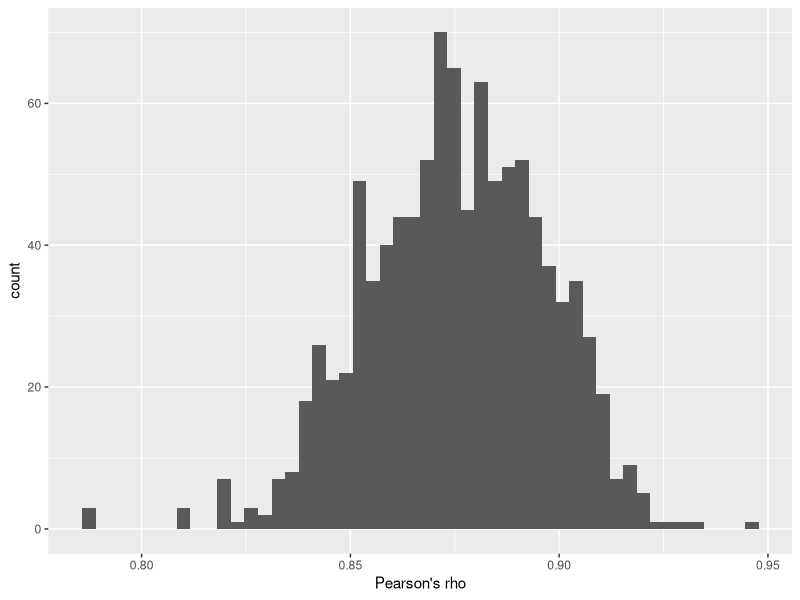
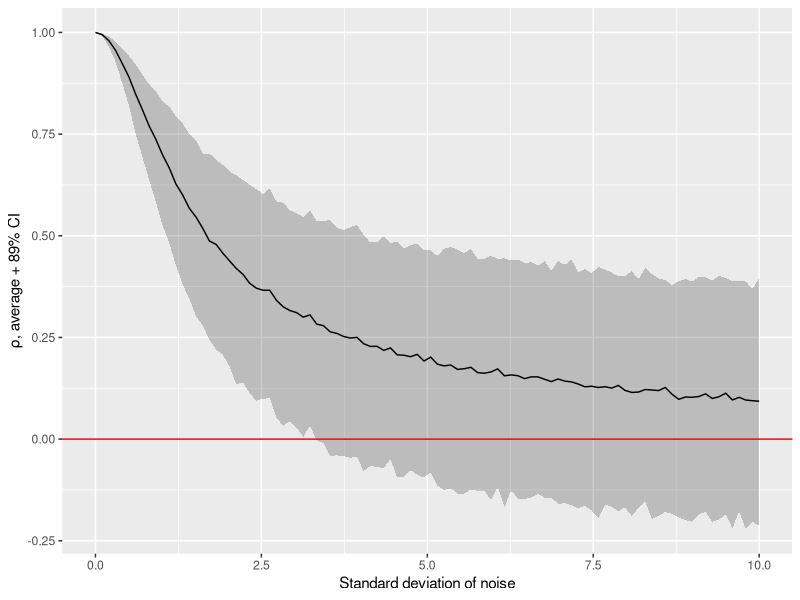
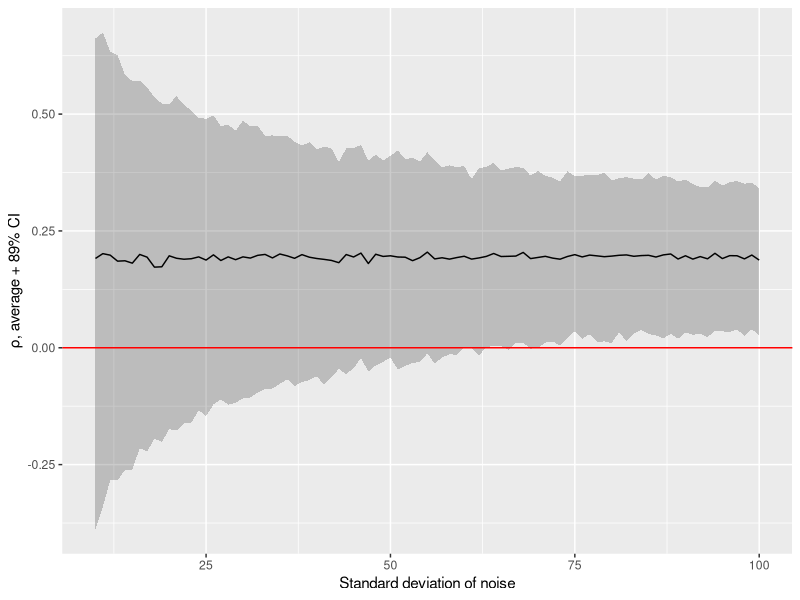
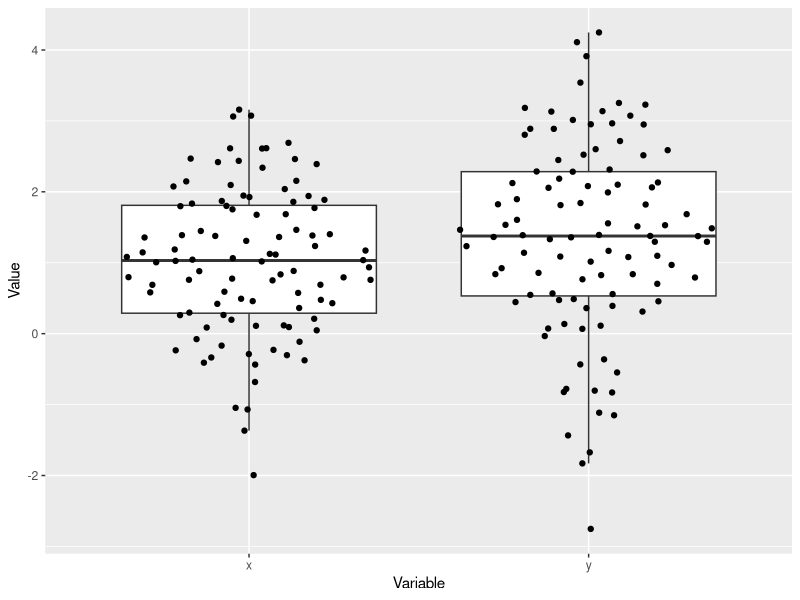
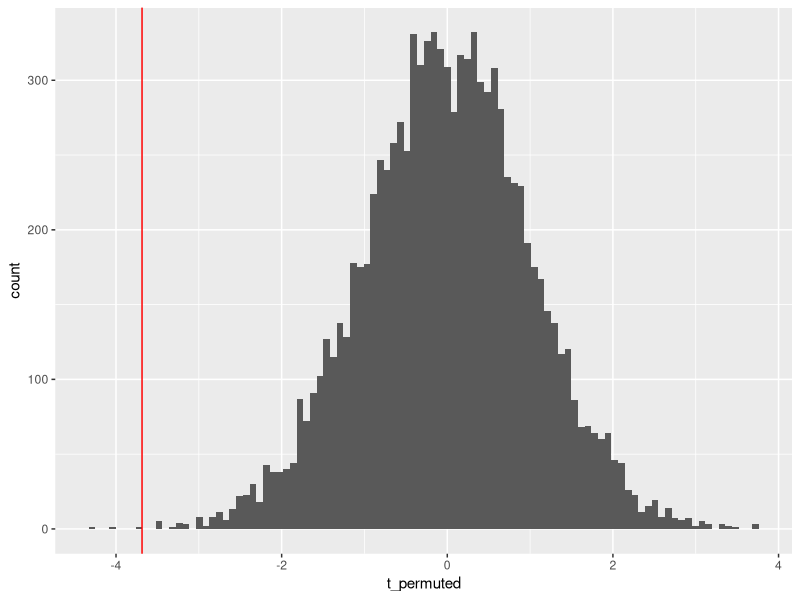

Here is the R script that generated these plots, in order: (Note: this script raises an error after producing the figures.)
## ---- chunk 1
library(glue)
library(tidyverse)
## ---- chunk 2
df <- 
  tibble(x = rnorm(100)) %>%
  mutate(y = rnorm(n(), x, 0.5))
cor(df$x, df$y, method="pearson")
## ---- chunk 3
cor_result <- cor.test(df$x, df$y, method="pearson")
cor_result
## ---- chunk 4
cor_result$p.value
## ---- chunk 5
library(BayesFactor)
correlationBF(df$x, df$y)
cor_bf <- correlationBF(df$x, df$y, posterior = TRUE, iterations=1000)
ggplot(data=NULL, aes(x=c(cor_bf[, "rho"]))) + 
  geom_histogram(bins=50, ) + 
  xlab("Pearson's rho")
## ---- chunk 6
x <- rnorm(100)
y <- rnorm(100, x, 0.5)
rxy <- sum((x - mean(x)) * (y - mean(y))) / (sqrt(sum((x - mean(x))**2)) * sqrt(sum((y - mean(y))**2)))
cat(glue::glue("cor(x, y) = {cor(x, y)}, rxy = {rxy}\n"))
## ---- chunk 7
x <- rnorm(100)
y <- rnorm(100, x, 0.2)

resample_correlation <- function(x, y){
  index <- sample(1:length(x), replace = TRUE)
  cor(x[index], y[index])
}
rxys <- replicate(1000, resample_correlation(x, y))
cat(glue::glue("95% CI via resampling: {round(quantile(rxys, (1-0.95)/2), 6)}..{round(quantile(rxys, 1-(1-0.95)/2), 6)}\n\n"))
cor.test(x, y)
## ---- chunk 8
simulate_correlation <- function(sigma, N){
  x <- rnorm(N, 0, 1)
  cor(x, rnorm(N, x, sigma))
}

expand_grid(sigma_noise = seq(0, 10, length.out=100),
            iteration = 1:1000) %>%
  group_by(sigma_noise, iteration) %>%
  mutate(rho = simulate_correlation(sigma_noise, 30)) %>%
  group_by(sigma_noise) %>%
  summarise(avgRho = mean(rho),
            lowerCI = quantile(rho, (1-0.89)/2.0),
            upperCI = quantile(rho, 1- (1-0.89)/2.0)) %>%
  ggplot(aes(x=sigma_noise, y=avgRho)) + 
  geom_ribbon(aes(ymin=lowerCI, ymax=upperCI), alpha=0.25) +
  geom_line() +
  geom_hline(yintercept = 0, color = "red") +
  ylab("ρ, average + 89% CI") + 
  xlab("Standard deviation of noise")
## ---- chunk 9
expand_grid(n_samples = 10:100,
            iteration = 1:1000) %>%
  group_by(n_samples, iteration) %>%
  mutate(rho = simulate_correlation(5, n_samples)) %>%
  group_by(n_samples) %>%
  summarise(avgRho = mean(rho),
            lowerCI = quantile(rho, (1-0.89)/2.0),
            upperCI = quantile(rho, 1- (1-0.89)/2.0)) %>%
  ggplot(aes(x=n_samples, y=avgRho)) + 
  geom_ribbon(aes(ymin=lowerCI, ymax=upperCI), alpha=0.25) +
  geom_line() +
  geom_hline(yintercept = 0, color = "red") +
  ylab("ρ, average + 89% CI") + 
  xlab("Standard deviation of noise")
## ---- chunk 10
set.seed(14454)
df <- 
  tibble(x = rnorm(100, mean = 1, sd = 1)) %>%
  mutate(y = rnorm(100, mean = x + 0.3, sd = 1))
## ---- chunk 11
library(ggbeeswarm)
tibble(Value = c(df$x, df$y),
       Variable = c(rep("x", nrow(df)), rep("y", nrow(df)))) %>%
  ggplot(aes(x=Variable, y=Value)) + 
  geom_boxplot(outlier.shape = NA) + 
  geom_quasirandom(method="tukeyDense")  
## ---- chunk 12
t.test(df$x, df$y, paired = FALSE)
## ---- chunk 13
t.test(df$x, df$y, paired = TRUE)
## ---- chunk 14
library(BayesFactor)
ttestBF(x = df$x, y=df$y, paired=TRUE)
## ---- chunk 15
x <- rnorm(100, mean = 1, sd = 1)
y <- rnorm(100, mean = x + 0.3, sd = 1)
t <- mean(x-y) / (sd(x-y) / sqrt(length(x)))
cat(glue("t-statistic: {t}\n\n"))
t.test(x, y, paired = TRUE)
## ---- chunk 16
x <- rnorm(100, mean = 1, sd = 1)
y <- rnorm(100, mean = x + 0.3, sd = 1)

compute_resampled_difference <- function(x, y) {
  index = sample(1:length(x), replace = TRUE)
  mean(x[index] - y[index])
}
xy_diff <- replicate(1000, compute_resampled_difference(x, y))

cat(glue::glue("resampled 95% percentile confidence interval: {quantile(xy_diff, (1-0.95)/2)}..{quantile(xy_diff, 1-(1-0.95)/2)}\n\n"))
t.test(x, y, paired = TRUE)
## ---- chunk 17
x <- rnorm(100, mean = 1, sd = 1)
y <- rnorm(100, mean = x + 0.1, sd = 1)

t_statistic <- function(x, y){
  mean(x-y) / (sd(x-y) / sqrt(length(x)))
}

shuffle_and_t <- function(x, y){
  xy <- sample(c(x, y))
  x <- xy[1:length(x)]
  y <- xy[(length(x)+1) : (length(x) + length(y))]
  t_statistic(x, y)
}

t_original <- t_statistic(x, y)
t_permuted <- replicate(10000, shuffle_and_t(x, y))


ggplot() + 
  geom_histogram(aes(x=t_permuted), bins=100) +
  geom_vline(xintercept = t_original, color="red")

cat(glue::glue("Proportion of t-statisic for permuted pairs < t-stat for original: {mean(t_permuted < t_original)}\n\n"))

t.test(x, y, paired = TRUE, alternative = "less")
## ---- chunk 18
yA <- rnorm(100, mean = 1, sd = 1)
yB <- rnorm(100, mean = yA + 0.1, sd = 1)
df_group <-
  tibble(y = c(yA, yB),
         group = factor(c(rep("A", 100), rep("B", 100))))
## ---- chunk 19
df_group %>%
  head(4) %>%
  knitr::kable()
## ---- chunk 20
t.test(y ~ group, data=df_group, paired=TRUE)
## ---- chunk 21
set.seed(519264)
df_anova <-
  # generate ten participants with five trials per condition
  expand_grid(Participant  = factor(1:10),
              Condition = factor(c(rep("A", 3), rep("B", 3), rep("C", 3)))) %>%
  
  # decide on a SINGLE baseline (intercept) for each participant
  group_by(Participant) %>%
  mutate(Intercept = rnorm(1, 5, 2.5)) %>%
  
  # simulate normally distributed responses, assuming that are 3 units higher for condition "B"
  ungroup() %>%
  mutate(Response = rnorm(n(), Intercept + 2 * as.integer(Condition == "B") + 3 * as.integer(Condition == "C"), 1.5)) %>%
  select(-Intercept)
## ---- chunk 22
ggplot(df_anova, aes(x=Condition, y=Response, color=Condition)) + 
  geom_point() + 
  facet_grid(.~Participant) + 
  theme(legend.position = "none")
## ---- chunk 23
library(rstatix)
anova_test(data=df_anova, Response ~ Condition, wid=Participant)
## ---- chunk 24
tukey_hsd(df_anova, Response ~ Condition) %>%
  knitr::kable()
## ---- chunk 25
anovaBF(Response ~ Condition + Participant, whichRandom="Participant", data=data.frame(df_anova))
## ---- chunk 26
yA <- rnorm(100, mean = 1, sd = 1)
yB <- rnorm(100, mean = yA + 0.1, sd = 1)
df_group <-
  tibble(y = c(yA, yB),
         group = factor(c(rep("A", 100), rep("B", 100))))
t.test(y ~ group, data = df_group)
summary(aov(y ~ group, data = df_group))
## ---- chunk 27
summary.lm(aov(y ~ group, data = df_group))
## ---- chunk 28
df_lm <-
  tibble(x = 1:100) %>%
  mutate(y = rnorm(n(), 20 + 4 * x, 50))
## ---- chunk 29
ggplot(data=df_lm, aes(x=x, y=y)) + 
  geom_point() + 
  geom_abline(intercept = 20, slope = 4)
## ---- chunk 30
lm_fit <- lm(y ~ x, data=df_lm)
summary(lm_fit)
## ---- chunk 31
library(broom)
tidy(lm_fit) %>%
  knitr::kable()
## ---- chunk 32
df_lm <-
  tibble(x = rnorm(30, 0, 20)) %>%
  mutate(y = rnorm(n(), 20 + x, 50))

ggplot(df_lm, aes(x=x, y=y)) + 
  geom_point()

summary(lm(y~x, df_lm))
## ---- chunk 33
resampled_est <- purrr::map_dfr(1:1000, ~tidy(lm(y ~ x, slice_sample(df_lm, replace=TRUE, prop=1))))

resampled_est %>%
  group_by(term) %>%
  summarize(`Lower 95% CI` = quantile(estimate, (1-0.95)/2),
            `Upper 95% CI` = quantile(estimate, 1-(1-0.95)/2),
            .groups="drop") %>%
  knitr::kable()
## ---- chunk 34
permuted_stats <- purrr::map_dfr(1:2000, ~tidy(lm(y ~ x, df_lm %>% mutate(x = sample(x)))))


original_stats <-
  tidy(lm(y~x, df_lm)) %>%
  rename(original_statistic = statistic) %>%
  select(term, original_statistic)

left_join(permuted_stats, original_stats, by="term") %>%
  group_by(term) %>%
  summarize(p = mean(abs(statistic) > abs(original_statistic)), .groups="drop")

ggplot(permuted_stats, aes(x=statistic)) +
  geom_histogram(bins=50) +
  facet_wrap(.~term, scales="free")
## ---- chunk 35
library(lme4)
lmer_fit <- lmer(Response ~ Condition + (1|Participant), data=df_anova)
summary(lmer_fit)
## ---- chunk 36
library(broom.mixed)
tidy(lmer_fit) %>%
  knitr::kable()
## ---- chunk 37
library(lmerTest)
lmert_fit <- lmerTest::lmer(Response ~ Condition + (1|Participant), data=df_anova)
summary(lmert_fit)
## ---- chunk 38
tidy(lmert_fit) %>%
  knitr::kable()
## ---- chunk 39
drop1(lmert_fit)
